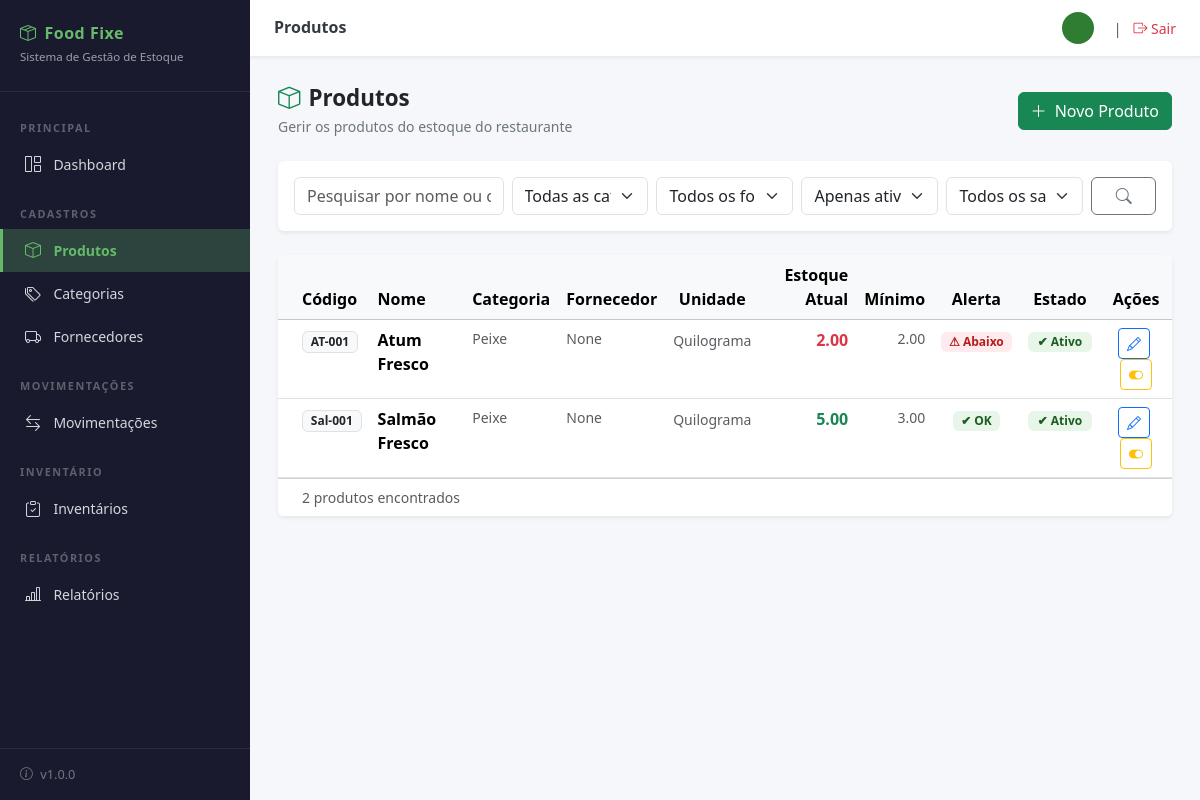
Screenshot of /produtos/ (signed in) with the database file from the repository.
### estoque/models.py (models this page shows, shortened)
class Produto(models.Model):
    class Unidade(models.TextChoices):
        UNIDADE  = 'UN',  'Unidade'
        KILO     = 'KG',  'Quilograma'
        LITRO    = 'LT',  'Litro'
        CAIXA    = 'CX',  'Caixa'
        PACOTE   = 'PC',  'Pacote'
    codigo          = models.CharField('Código', max_length=30, unique=True)
    produto         = models.CharField('Nome do produto', max_length=150)
    categoria       = models.ForeignKey(Categoria, on_delete=models.PROTECT,
                                        verbose_name='Categoria',
                                        related_name='produtos')
    fornecedor      = models.ForeignKey(Fornecedor, on_delete=models.SET_NULL,
                                    verbose_name='Fornecedor',
                                    related_name='produtos',
                                    null=True, blank=True)
    unidade         = models.CharField('Unidade de medida', max_length=5,
                                       choices=Unidade.choices,
                                       default=Unidade.UNIDADE)
    estoque_atual   = models.DecimalField('Estoque atual', max_digits=10,
                                          decimal_places=2, default=Decimal('0.00'))
    estoque_minimo  = models.DecimalField('Estoque mínimo', max_digits=10,
                                          decimal_places=2, default=Decimal('0.00'))
    custo_medio     = models.DecimalField('Custo médio', max_digits=10,
                                          decimal_places=2, default=Decimal('0.00'),
                                          null=True, blank=True)
    ativo           = models.BooleanField('Ativo', default=True)
    create_at       = models.DateTimeField('Criado em', auto_now_add=True)
    update_at       = models.DateTimeField('Atualizado em', auto_now=True)
    class Meta:
        verbose_name        = 'Produto'
        verbose_name_plural = 'Produtos'
        ordering            = ['produto']
    @property
    def abaixo_do_minimo(self):
        return self.estoque_atual <= self.estoque_minimo

class Categoria(models.Model):
    categoria = models.CharField('Categoria', max_length=100, unique=True)
    ativo     = models.BooleanField('Ativa', default=True)
    class Meta:
        verbose_name        = 'Categoria'
        verbose_name_plural = 'Categorias'
        ordering            = ['categoria']
    def __str__(self):
        return self.categoria

### estoque/views.py (the view)
# urls.py: path('produtos/',                      views.produto_lista,        name='produto_lista'),
@login_required(login_url='login')
def produto_lista(request):
    pesquisa         = request.GET.get('q', '')
    filtro_categoria = request.GET.get('categoria', '')
    filtro_fornecedor = request.GET.get('fornecedor', '')
    filtro_ativo     = request.GET.get('ativo', '1')  # por defeito mostra só ativos
    filtro_alerta    = request.GET.get('alerta', '')
    produtos = Produto.objects.select_related('categoria', 'fornecedor').order_by('produto')
    if pesquisa:
        produtos = produtos.filter(produto__icontains=pesquisa) | \
                   produtos.filter(codigo__icontains=pesquisa)
        produtos = produtos.distinct()
    if filtro_categoria:
        produtos = produtos.filter(categoria__pk=filtro_categoria)
    if filtro_fornecedor:
        produtos = produtos.filter(fornecedor__pk=filtro_fornecedor)
    if filtro_ativo == '1':
        produtos = produtos.filter(ativo=True)
    elif filtro_ativo == '0':
        produtos = produtos.filter(ativo=False)
    if filtro_alerta == '1':
        produtos = [p for p in produtos if p.abaixo_do_minimo]
    else:
        produtos = list(produtos)
    categorias   = Categoria.objects.filter(ativo=True).order_by('categoria')
    fornecedores = Fornecedor.objects.filter(status=True).order_by('fornecedor')
    return render(request, 'estoque/produto_lista.html', {
        'produtos':          produtos,
        'categorias':        categorias,
        'fornecedores':      fornecedores,
        'pesquisa':          pesquisa,
        'filtro_categoria':  filtro_categoria,
        'filtro_fornecedor': filtro_fornecedor,
        'filtro_ativo':      filtro_ativo,
        'filtro_alerta':     filtro_alerta,
        'total':             len(produtos),
    })

### estoque/templates/estoque/produto_lista.html (shortened to what this page needs)
{% extends 'estoque/base.html' %}
{% block page_title %}Produtos{% endblock %}
{% block content %}
<div class="page-header d-flex justify-content-between align-items-center">
    <div>
        <h1><i class="bi bi-box me-2 text-success"></i>Produtos</h1>
        <p>Gerir os produtos do estoque do restaurante</p>
    </div>
    <a href="{% url 'produto_criar' %}" class="btn btn-success">
        <i class="bi bi-plus-lg me-1"></i> Novo Produto
    </a>
</div>
<div class="card border-0 shadow-sm mb-4">
    <div class="card-body py-3">
        <form method="GET" class="row g-2 align-items-end">
            <div class="col-sm-4 col-lg-3">
                <input type="text" name="q" value="{{ pesquisa }}"
                       class="form-control" placeholder="Pesquisar por nome ou código...">
            </div>
            <div class="col-sm-4 col-lg-2">
                <select name="categoria" class="form-select">
                    <option value="">Todas as categorias</option>
                </select>
            </div>
            <div class="col-sm-4 col-lg-2">
                <select name="fornecedor" class="form-select">
                    <option value="">Todos os fornecedores</option>
                </select>
            </div>
            <div class="col-sm-4 col-lg-2">
                <select name="ativo" class="form-select">
                    <option value="1" {% if filtro_ativo == '1' %}selected{% endif %}>Apenas ativos</option>
                </select>
            </div>
            <div class="col-sm-4 col-lg-2">
                <select name="alerta" class="form-select">
                    <option value=""  {% if filtro_alerta == '' %}selected{% endif %}>Todos os saldos</option>
                </select>
            </div>
            <div class="col-sm-4 col-lg-1 d-flex gap-1">
                <button type="submit" class="btn btn-outline-secondary w-100">
                    <i class="bi bi-search"></i>
                </button>
            </div>
        </form>
    </div>
</div>
<div class="card border-0 shadow-sm">
    <div class="card-body p-0">
        {% if produtos %}
        <div class="table-responsive">
            <table class="table table-hover mb-0">
                <thead class="table-light">
                    <tr>
                        <th class="ps-4">Código</th>
                        <th>Nome</th>
                        <th>Categoria</th>
                        <th>Fornecedor</th>
                        <th class="text-center">Unidade</th>
                        <th class="text-end">Estoque Atual</th>
                        <th class="text-end">Mínimo</th>
                        <th class="text-center">Alerta</th>
                        <th class="text-center">Estado</th>
                        <th class="text-center">Ações</th>
                    </tr>
                </thead>
                <tbody>
                    {% for p in produtos %}
                    <tr>
                        <td class="ps-4">
                            <span class="badge bg-light text-dark border">{{ p.codigo }}</span>
                        </td>
                        <td class="fw-semibold">{{ p.produto }}</td>
                        <td class="text-muted small">{{ p.categoria }}</td>
                        <td class="text-muted small">{{ p.fornecedor }}</td>
                        <td class="text-center">
                            <span class="text-muted small">{{ p.get_unidade_display }}</span>
                        </td>
                        <td class="text-end fw-bold
                            {% if p.abaixo_do_minimo %}text-danger{% else %}text-success{% endif %}">
                            {{ p.estoque_atual }}
                        </td>
                        <td class="text-end text-muted small">{{ p.estoque_minimo }}</td>
                        <td class="text-center">
                            {% if p.abaixo_do_minimo %}
                                <span class="badge"
                                      style="background:#ffebee;color:#b71c1c;font-size:0.75rem;">
                                    ⚠ Abaixo
                                </span>
                            {% else %}
                                <span class="badge"
                                      style="background:#e8f5e9;color:#1b5e20;font-size:0.75rem;">
                                    ✔ OK
                                </span>
                            {% endif %}
                        </td>
                        <td class="text-center">
                            {% if p.ativo %}
                                <span class="badge"
                                      style="background:#e8f5e9;color:#1b5e20;padding:4px 10px;">
                                    ✔ Ativo
                                </span>
                            {% else %}
                                <span class="badge"
                                      style="background:#ffebee;color:#b71c1c;padding:4px 10px;">
                                    ✘ Inativo
                                </span>
                            {% endif %}
                        </td>
                        <td class="text-center">
                            <a href="{% url 'produto_editar' p.pk %}"
                               class="btn btn-sm btn-outline-primary me-1" title="Editar">
                                <i class="bi bi-pencil"></i>
                            </a>
                            <a href="{% url 'produto_toggle' p.pk %}"
                               class="btn btn-sm {% if p.ativo %}btn-outline-warning{% else %}btn-outline-success{% endif %}"
                               title="{% if p.ativo %}Desativar{% else %}Ativar{% endif %}"
                               onclick="return confirm('{% if p.ativo %}Desativar{% else %}Ativar{% endif %} o produto {{ p.produto }}?')">
                                <i class="bi bi-{% if p.ativo %}toggle-on{% else %}toggle-off{% endif %}"></i>
                            </a>
                        </td>
                    </tr>
                    {% endfor %}
                </tbody>
            </table>
        </div>
        {% endif %}
    </div>
    {% if produtos %}
    <div class="card-footer bg-white text-muted small py-2 px-4">
        {{ total }} produto{{ total|pluralize:",s" }} encontrado{{ total|pluralize:",s" }}
    </div>
    {% endif %}
</div>
{% endblock %}

### estoque/templates/estoque/base.html (style rules this page uses)
:root { --sidebar-width: 250px; --cor-primaria: #1b5e20; --cor-primaria-clara: #2e7d32; --cor-acento: #66bb6a; --cor-sidebar-bg: #1a1a2e; --cor-sidebar-texto: #cfd8dc; --cor-sidebar-hover: rgba(102,187,106,0.15); --cor-sidebar-ativo: rgba(102,187,106,0.25); }
body { background-color: #f5f7fa; font-family: 'Segoe UI', sans-serif; }
.page-header { margin-bottom: 1.5rem; }
.page-header h1 { font-size: 1.4rem; font-weight: 700; color: #212529; margin: 0; }
.page-header p { color: #6c757d; font-size: 0.875rem; margin: 0.25rem 0 0; }

### rows the page displays
Produto: codigo "AT-001", produto "Atum Fresco", categoria "Peixe", fornecedor "None", unidade "Quilograma", estoque_atual "2.00", estoque_minimo "2.00", shows "⚠ Abaixo", ativo "✔ Ativo"
Produto: codigo "Sal-001", produto "Salmão Fresco", categoria "Peixe", fornecedor "None", unidade "Quilograma", estoque_atual "5.00", estoque_minimo "3.00", shows "✔ OK", ativo "✔ Ativo"

### other values shown
{{ total }} "2"
